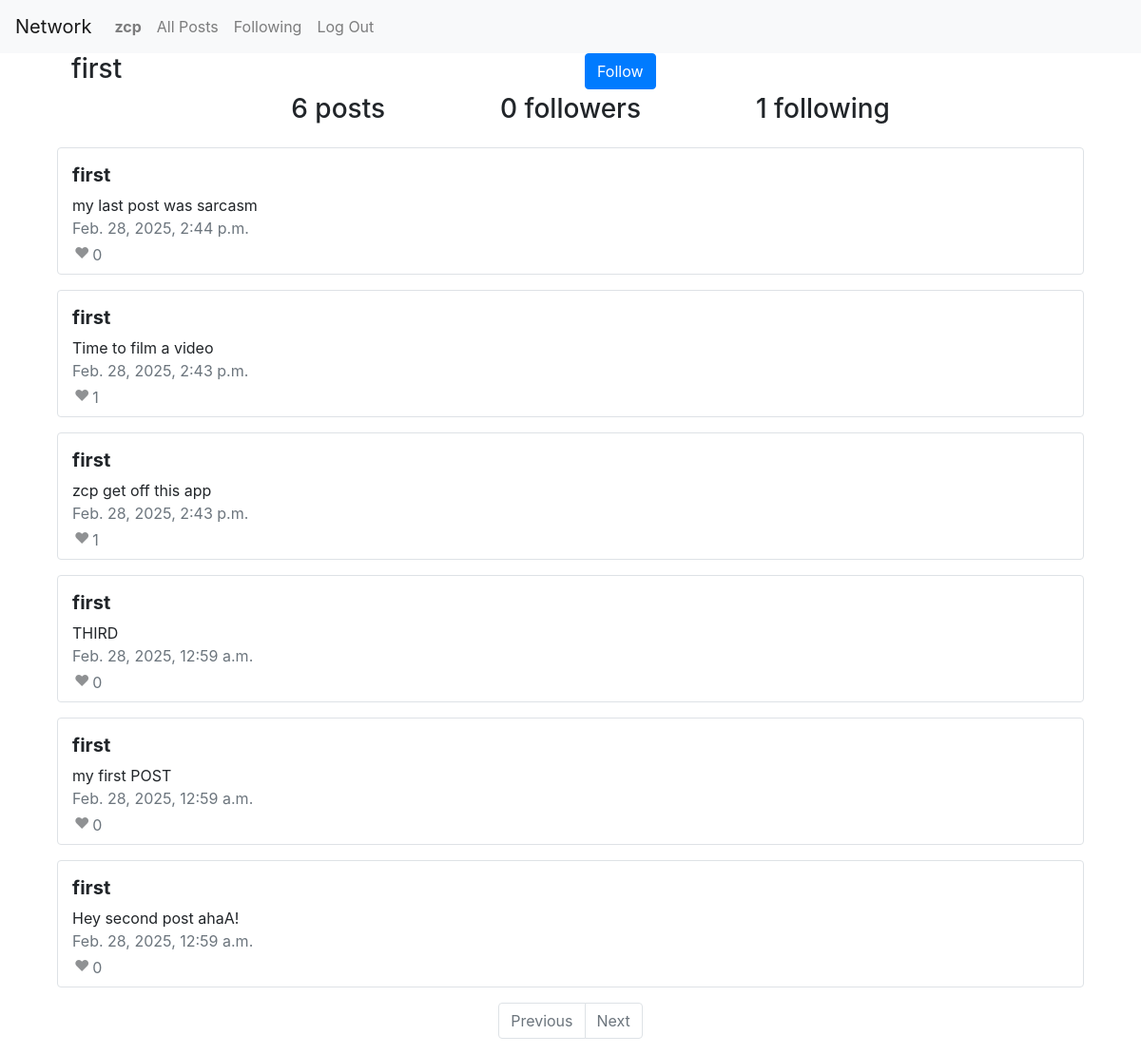
The page /profile/first (signed in) on the database its author committed.
### network/models.py (models this page shows)
class User(AbstractUser):
    def follower_count(self):
        return self.followers.count()
    def following_count(self):
        return self.follows.count()
    @property
    def posts_liked(self):
        return Like.objects.filter(liker=self).values_list("post_id", flat=True)

class Post(Model):
    body = TextField(max_length=2048)
    posted_by = ForeignKey(User, on_delete=CASCADE, related_name="posts")
    timestamp = DateTimeField(auto_now=True)
    def like_count(self):
        return self.likes.count()

### network/views.py (the view)
# urls.py: path("profile/<str:user>", views.profile, name="profile"),
@csrf_exempt
def profile(request, user):
    user_ = get_object_or_404(User, username=user)
    posts = user_.posts.order_by('-timestamp')
    paginator = Paginator(posts, 10)
    page_number = request.GET.get('page')
    page_obj = paginator.get_page(page_number)
    context = {
        "posts": page_obj,
        "user_": user_,
        "num_posts": posts.count()
    }
    if request.user.is_authenticated:
        following = Follow.objects.filter(user_1=request.user, user_2=user_).exists()
        context["following"] = following
    if request.method == "POST":
        data = loads(request.body)
        type = data.get("type")
        if type == "follow":
            try:
                follow = get_object_or_404(Follow, user_1=request.user, user_2=user_)
            except:
                follow = Follow(
                    user_1=request.user,
                    user_2=user_
                )
                follow.save()
                return JsonResponse({"follow": True, "count": user_.follower_count()}, status=201)
            else:
                follow.delete()
                return JsonResponse({"follow": False, "count": user_.follower_count()}, status=201)
        else:
            return like(request)
    elif request.method == "PUT":
        return edit(request)
    else:
        return render(request, "network/page.html", context)

### network/templates/network/page.html (shortened to what this page needs)
{% extends "network/layout.html" %}
{% load static %}
{% block body %}
    <div class="container vh-100">
        <div class="row" id="page_row">
            <div class="col">
                <h3>{{ user_ }}</h3>
            </div>
        </div>
        <div class="row">
            <div class="col text-right">
                <h3>{{ num_posts }} posts</h3>
            </div>
            <div class="col text-center">
                <h3 id="followers">{{ user_.follower_count }} followers</h3>
            </div>
            <div class="col text-left">
                <h3>{{ user_.following_count }} following</h3>
            </div>
        </div>
        {% for post in posts %}
            <div class="row border rounded text-break mt-3">
                <div class="col mt-3 mb-1">
                    <h5 class="font-weight-bold">
                        <a href="{% url 'profile' post.posted_by %}" class="text-decoration-none text-reset">
                            {{ post.posted_by }}
                        </a>
                    </h5>
                    <div id="{{ post.id }}">{{ post.body }}</div>
                    <div class="text-secondary">{{ post.timestamp }}</div>
                    <table>
                        <tr>
                            <td>
                                {% if post.id in user.posts_liked %}
                                    <button data-post="{{ post.id }}" class="btn p-0 mb-1" type="button">
                                        &#x2764;
                                    </button>
                                {% else %}
                                    <button data-post="{{ post.id }}" class="btn p-0 mb-1 heart" type="button">
                                        &#x2764;
                                    </button>
                                {% endif %}
                            </td>
                            <td class="text-secondary" id="like_count">{{ post.like_count }}</td>
                        </tr>
                    </table>
                </div>
            </div>
        {% endfor %}
        <nav aria-label="Page navigation example">
            <ul class="pagination justify-content-center mt-3 pb-3">
                {% if posts.has_previous %}
                    <li class="page-item"><a class="page-link" href="?page={{ posts.previous_page_number }}">Previous</a></li>
                {% else %}
                    <li class="page-item disabled"><a class="page-link" href="">Previous</a></li>
                {% endif %}
                {% if posts.has_next %}
                    <li class="page-item"><a class="page-link" href="?page={{ posts.next_page_number }}">Next</a></li>
                {% else %}
                    <li class="page-item disabled"><a class="page-link" href="">Next</a></li>
                {% endif %}
            </ul>
        </nav>
    </div>
{% endblock %}

### network/templates/network/layout.html (shortened to what this page needs)
{% load static %}
<!DOCTYPE html>
<html lang="en">
    <head>
        <link rel="stylesheet" href="https://stackpath.bootstrapcdn.com/bootstrap/4.4.1/css/bootstrap.min.css">
        <link href="{% static 'network/styles.css' %}" rel="stylesheet">
    </head>
    <body>
        <nav class="navbar navbar-expand-lg navbar-light bg-light">
            <a class="navbar-brand" href="#">Network</a>
            <div>
                <ul class="navbar-nav mr-auto">
                    {% if user.is_authenticated %}
                        <li class="nav-item">
                            <a class="nav-link" href="#"><strong>{{ user.username }}</strong></a>
                        </li>
                    {% endif %}
                    <li class="nav-item">
                        <a class="nav-link" href="{% url 'index' %}">All Posts</a>
                    </li>
                    {% if user.is_authenticated %}
                        <li class="nav-item">
                            <a class="nav-link" href="{% url 'following' %}" id="following">Following</a>
                        </li>
                        <li class="nav-item">
                            <a class="nav-link" href="{% url 'logout' %}">Log Out</a>
                        </li>
                    {% endif %}
                </ul>
            </div>
        </nav>
        <div class="body">
            {% block body %}
            {% endblock %}
        </div>
    </body>
</html>

### network/static/network/styles.css (style rules this page uses)
.container { max-width: 90%; }
.heart { opacity: 0.5; }

### rows shown on the page
User: username "zcp"
User: username "first", follower_count "0", following_count "1"
Post: posted_by "first", body "my last post was sarcasm", timestamp "Feb. 28, 2025, 2:44 p.m.", like_count "0"
Post: posted_by "first", body "Time to film a video", timestamp "Feb. 28, 2025, 2:43 p.m.", like_count "1"
Post: posted_by "first", body "zcp get off this app", timestamp "Feb. 28, 2025, 2:43 p.m.", like_count "1"
Post: posted_by "first", body "THIRD", timestamp "Feb. 28, 2025, 12:59 a.m.", like_count "0"
Post: posted_by "first", body "my first POST", timestamp "Feb. 28, 2025, 12:59 a.m.", like_count "0"
Post: posted_by "first", body "Hey second post ahaA!", timestamp "Feb. 28, 2025, 12:59 a.m.", like_count "0"

### other values the page prints
{{ num_posts }} "6"
